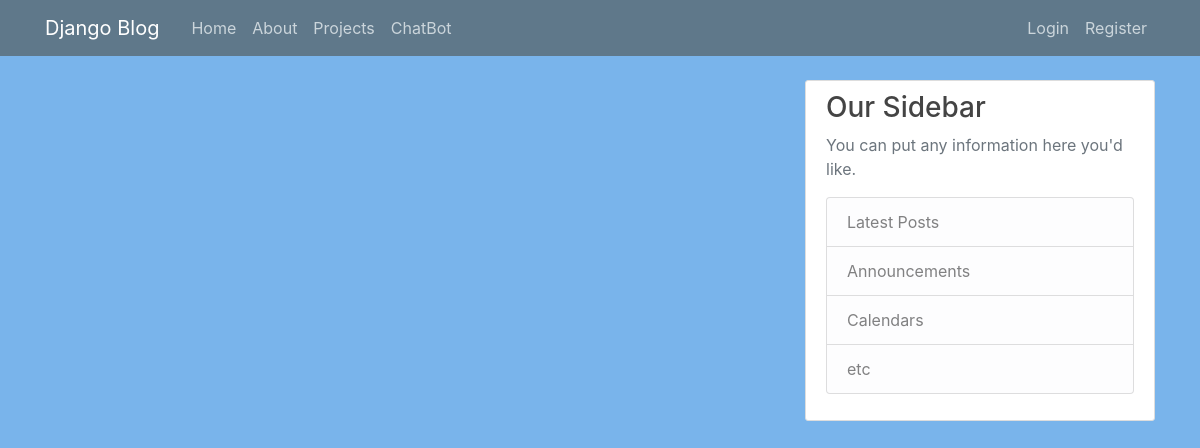
Before: / with the older database file.
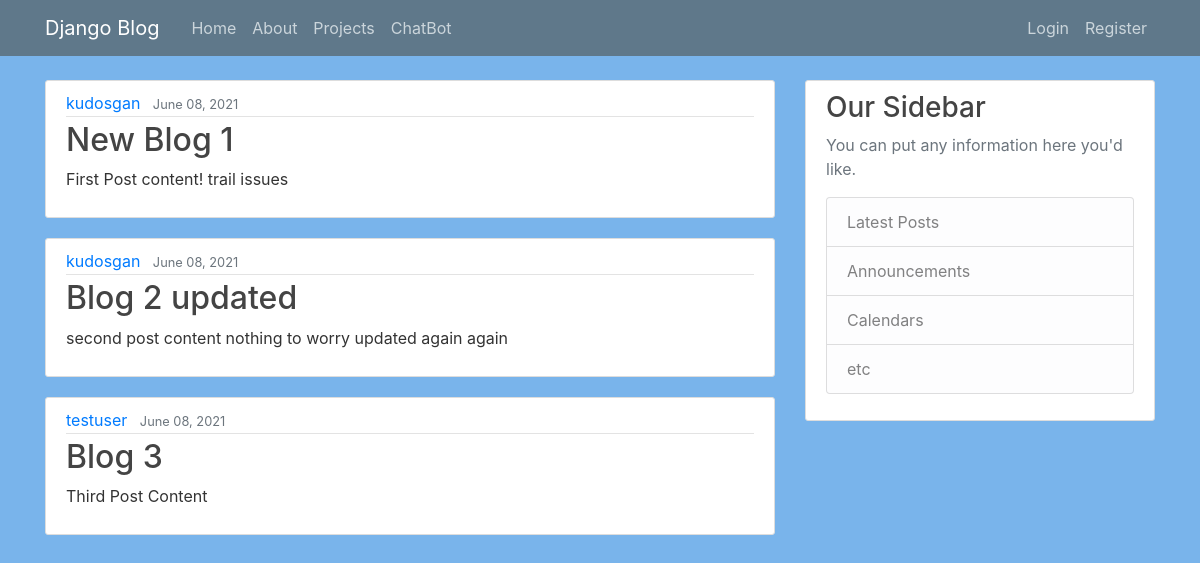
After: the same page with the newer database file.
### blog/models.py (models this page shows, shortened)
class Post(models.Model):
    title = models.CharField(max_length=100)
    content = models.TextField()
    date_posted = models.DateTimeField(default=timezone.now)
    author = models.ForeignKey(User, on_delete=models.CASCADE)

### blog/views.py (the view)
# urls.py: path('', views.home, name='blog-home'),
def home(request):
    context = {'posts': Post.objects.all()}
    return render(request, 'blog/home.html', context)

### blog/templates/blog/home.html
{% extends "blog/base.html" %}
{% block content %}
{% for post in posts %}
    <article class="media content-section">
        <div class="media-body">
        <div class="article-metadata">
            <a class="mr-2" href="#">{{ post.author }}</a>
            <small class="text-muted">{{ post.date_posted |date:" F d, Y "}}</small>
        </div>
        <h2><a class="article-title" href="#">{{ post.title }}</a></h2>
        <p class="article-content">{{ post.content }}</p>
        </div>
    </article>
{% endfor %}
{% endblock content %}

### blog/templates/blog/base.html (shortened to what this page needs)
{% load static %}
<!DOCTYPE html>
<html>
    <head>
    <link rel="stylesheet" href="https://stackpath.bootstrapcdn.com/bootstrap/4.3.1/css/bootstrap.min.css">
    <link rel="stylesheet" type="text/css" href=" {% static 'blog/main.css'%} " >
    </head>
    <body>
        <header class="site-header">
            <nav class="navbar navbar-expand-md navbar-dark bg-steel fixed-top">
              <div class="container">
                <a class="navbar-brand mr-4" href="{% url 'blog-home' %}">Django Blog</a>
                <div class="collapse navbar-collapse" id="navbarToggle">
                  <div class="navbar-nav mr-auto">
                    <a class="nav-item nav-link" href="{% url 'blog-home' %}">Home</a>
                    <a class="nav-item nav-link" href="{% url 'blog-about' %}">About</a>
                    <a class="nav-item nav-link" href="{% url 'blog-projects' %}">Projects</a>
                    <a class="nav-item nav-link" href="{% url 'blog-chatbot' %}">ChatBot</a>
                  </div>
                  <div class="navbar-nav">
                    <a class="nav-item nav-link" href="#">Login</a>
                    <a class="nav-item nav-link" href="#">Register</a>
                  </div>
                </div>
              </div>
            </nav>
          </header>
          <main role="main" class="container">
            <div class="row">
              <div class="col-md-8">
                {% block content %}{% endblock %}
              </div>
              <div class="col-md-4">
                <div class="content-section">
                  <h3>Our Sidebar</h3>
                  <p class='text-muted'>You can put any information here you'd like.
                    <ul class="list-group">
                      <li class="list-group-item list-group-item-light">Latest Posts</li>
                      <li class="list-group-item list-group-item-light">Announcements</li>
                      <li class="list-group-item list-group-item-light">Calendars</li>
                      <li class="list-group-item list-group-item-light">etc</li>
                    </ul>
                  </p>
                </div>
              </div>
            </div>
          </main>
    </body>
</html>

### blog/static/blog/main.css (style rules this page uses)
body { background: #79b4eb; color: #333333; margin-top: 5rem; }
h1, h2, h3, h4, h5, h6 { color: #444444; }
ul { margin: 0; }
.bg-steel { background-color: #5f788a; }
.site-header .navbar-nav .nav-link { color: #cbd5db; }
.content-section { background: #ffffff; padding: 10px 20px; border: 1px solid #dddddd; border-radius: 3px; margin-bottom: 20px; }
.article-title { color: #444444; }
.article-content { white-space: pre-line; }
.article-metadata { padding-bottom: 1px; margin-bottom: 4px; border-bottom: 1px solid #e3e3e3; }

Changed rows visible on the page:
added Post: author "kudosgan", date_posted "June 08, 2021", title "New Blog 1", content "First Post content! trail issues"
added Post: author "kudosgan", date_posted "June 08, 2021", title "Blog 2 updated", content "second post content nothing to worry updated again again"
added Post: author "testuser", date_posted "June 08, 2021", title "Blog 3", content "Third Post Content"
